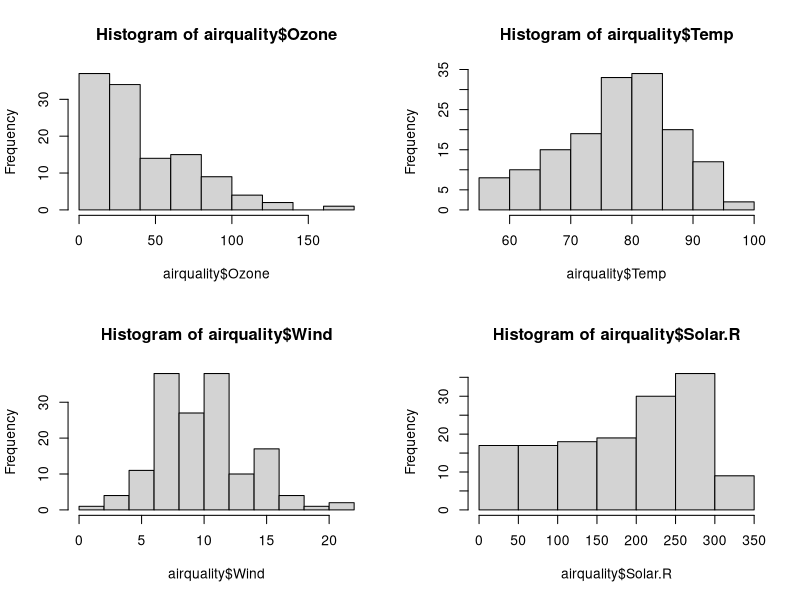
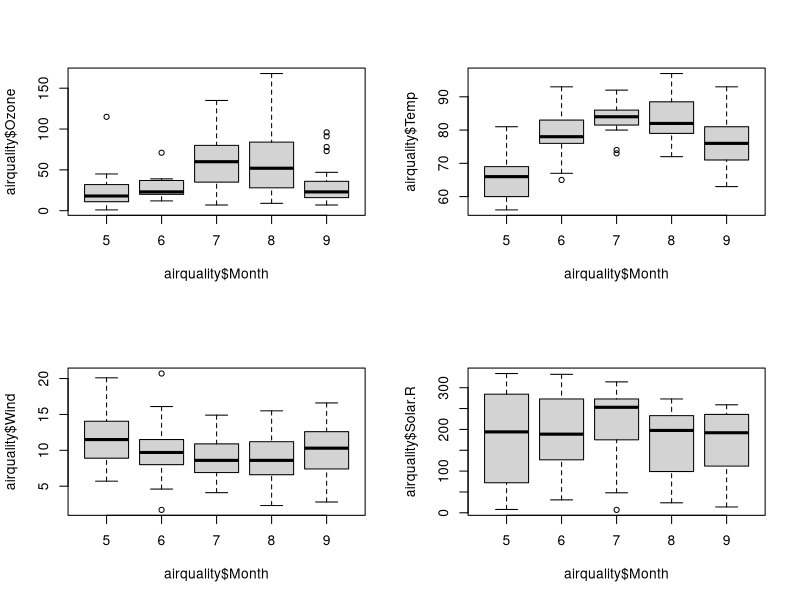

Write the R code that produced these figures, in order.
# J. Jedediah Smith
# Homework Set No.1
# BIFX 503-1
# 9/9/2021


### QUESTION 1 ###

# Testing the data set.
?airquality
str(airquality)
head(airquality)


### QUESTION 2 ###

# Generates histogram of each data category.
par(mfrow=c(2,2))
hist(airquality$Ozone)
hist(airquality$Temp)
hist(airquality$Wind)
hist(airquality$Solar.R)
par(mfrow=c(1,1))


### QUESTION 3 ###

# Provides summary info of each data category
summary(airquality$Ozone)
summary(airquality$Temp)
summary(airquality$Wind)
summary(airquality$Solar.R)


### QUESTION 4 ###

# Generates side-by-side box plots of each data category by month.
par(mfrow=c(2,2))
boxplot(airquality$Ozone ~ airquality$Month)
boxplot(airquality$Temp ~ airquality$Month)
boxplot(airquality$Wind ~ airquality$Month)
boxplot(airquality$Solar.R ~ airquality$Month)
par(mfrow=c(1,1))


### QUESTION 5 ###

# Generates the mean of each data category by month.
aggregate(Ozone ~ Month, airquality, mean, na.action=na.omit)
aggregate(Temp ~ Month, airquality, mean, na.action=na.omit)
aggregate(Wind ~ Month, airquality, mean, na.action=na.omit)
aggregate(Solar.R ~ Month, airquality, mean, na.action=na.omit)

# Generates the standard deviation of each data category by month.
aggregate(Ozone ~ Month, airquality, sd, na.action=na.omit)
aggregate(Temp ~ Month, airquality, sd, na.action=na.omit)
aggregate(Wind ~ Month, airquality, sd, na.action=na.omit)
aggregate(Solar.R ~ Month, airquality, sd, na.action=na.omit)


### QUESTION 6 ###

# Creates a subset containing only ozone, solar radiation, wind, and temperature.
data_all <- airquality[,1:4]

# Removes N/A values so that correlation can be calculated.
omit_data_all <- na.omit(data_all)

# Calculates the correlation matrix.
cor(omit_data_all)


### QUESTION 7 ###

# Creates a subset containing only data from months 5 (May) and 9 (Sept)
data_may <- airquality[airquality$Month == "5",]
data_sept <- airquality[airquality$Month == "9",]
data_both <- rbind(data_may, data_sept)

# Performs independent t-tests for each data category to compare months 5 (May) and 9 (Sept)
t.test(Ozone ~ Month, data_both)
t.test(Temp ~ Month, data_both)
t.test(Wind ~ Month, data_both)
t.test(Solar.R ~ Month, data_both)


### QUESTION 8 ###

# Performs nonparametric tests instead.
wilcox.test(Ozone ~ Month, data_both)
wilcox.test(Temp ~ Month, data_both)
wilcox.test(Wind ~ Month, data_both)
wilcox.test(Solar.R ~ Month, data_both)
